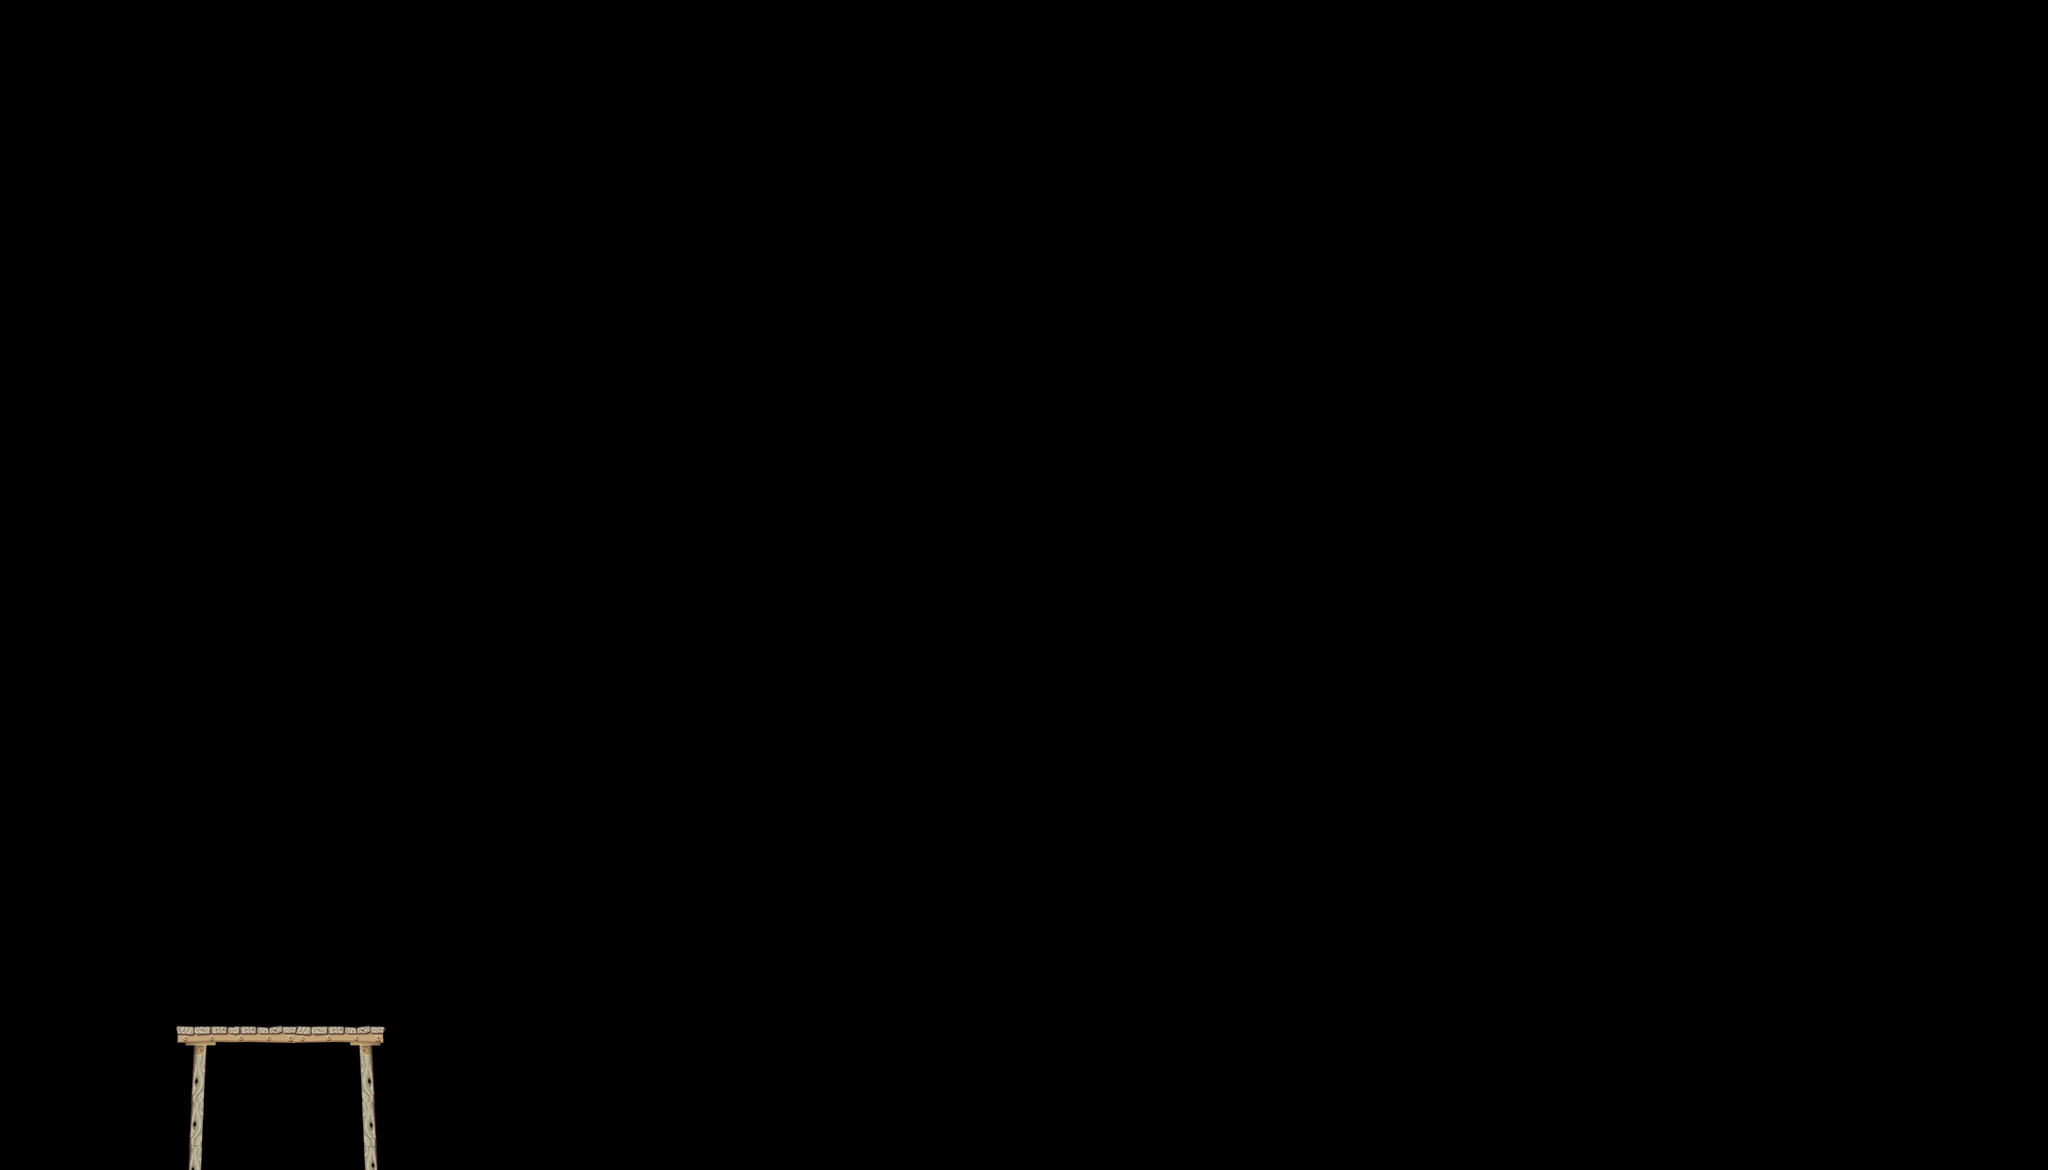

This is a level from a 2D game, rendered from its Tiled map with the project's own tilesets. A one-line summary and the map file follow, with tile-layer data summarised:
An orthogonal 35x20 tile map with 64x64 px tiles, 2 tile layers (Wood, Landscape).

<map version="1.0" orientation="orthogonal" width="35" height="20" tilewidth="64" tileheight="64">
 <tileset firstgid="1" name="tile 0" tilewidth="64" tileheight="64">
  <image source="tiles-chapter-1.png" />
 </tileset>
 <layer name="Wood" width="35" height="20">
  <data>[700 cells, 10 non-empty, 10 distinct tile ids]</data>
 </layer>
 <layer name="Landscape" width="35" height="20">
  <data>[700 cells, 0 non-empty, 0 distinct tile ids]</data>
 </layer>
</map>
